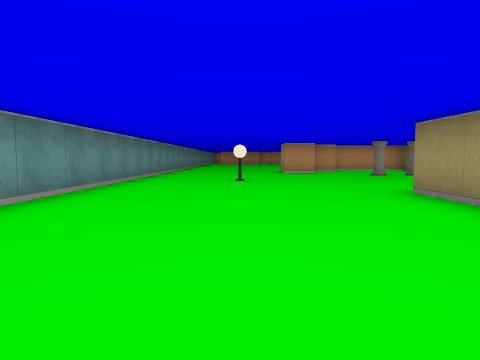
[1] (above)

23 first-person views from a walk through a cub3D ray-caster map. The camera is about half as high as the walls, tilts 4° down and sees 75° across. The floor is counted in squares. Each view is taken from the middle of a square. On the plan, view 1 faces up. The plan holds only what a view shows up to about 9 squares ahead; the rest is blank. The place goes on beyond the plan.

[2]
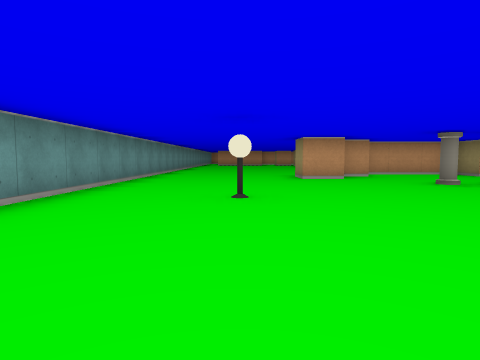

[3]
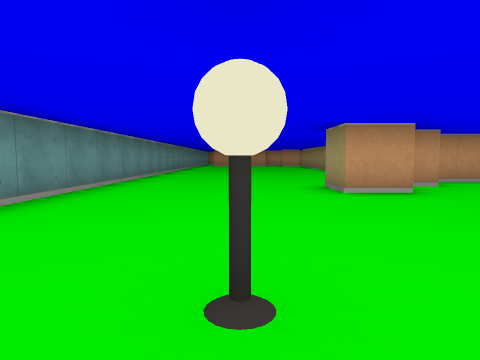

[4]
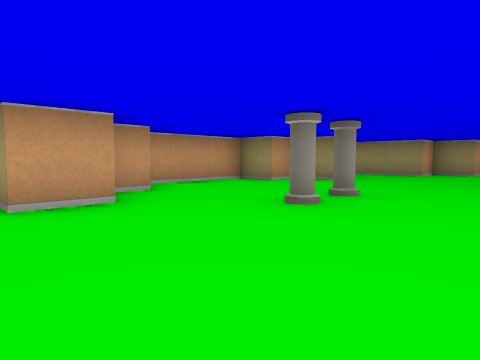

[5]
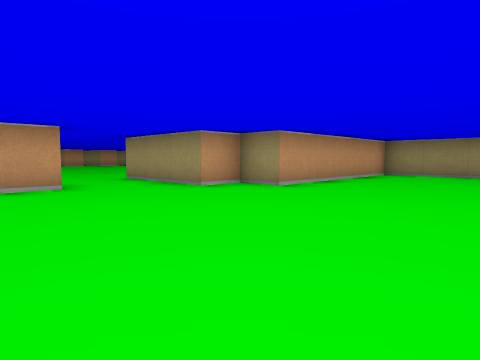

[6]
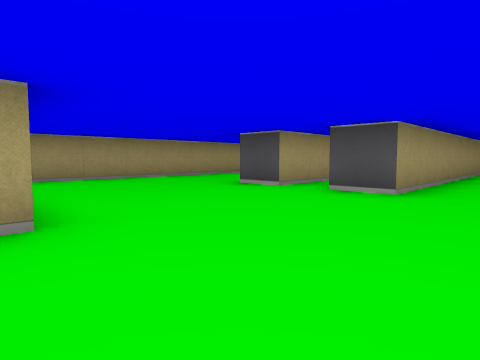

[7]
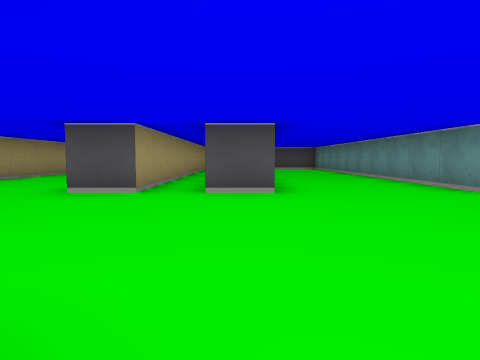

[8]
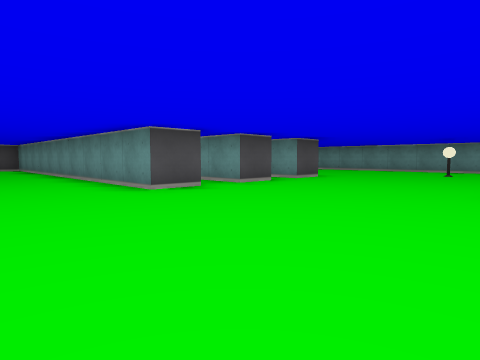

[9]
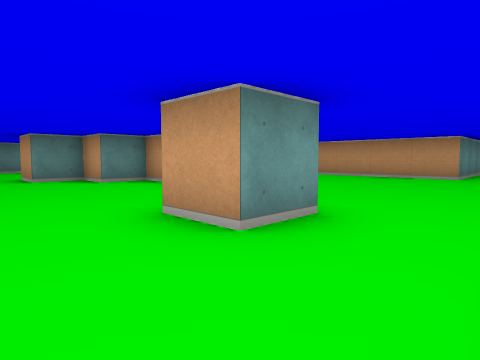

[10]
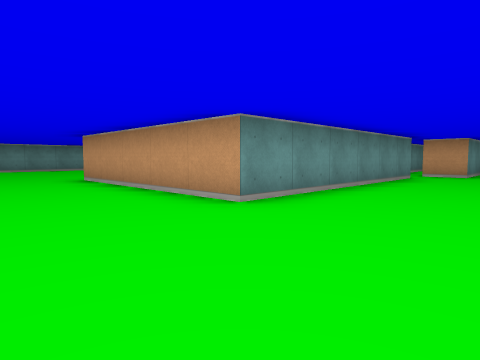

[11]
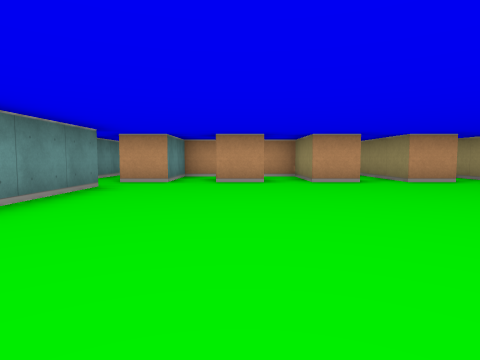

[12]
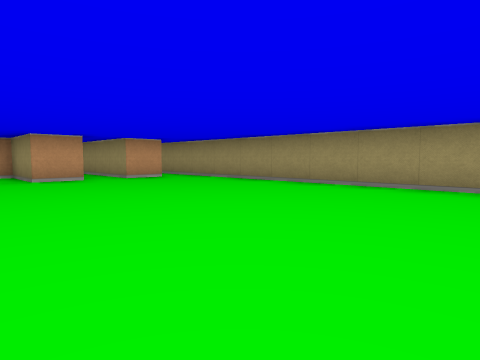

[13]
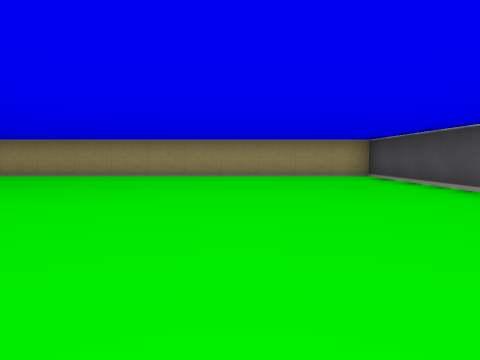

[14]
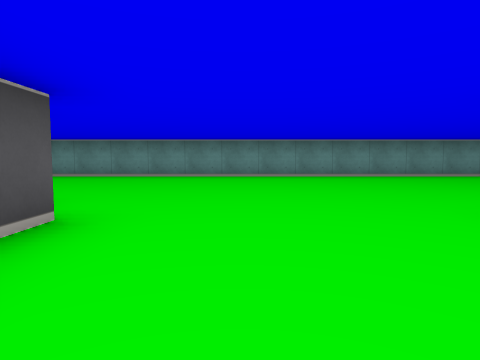

[15]
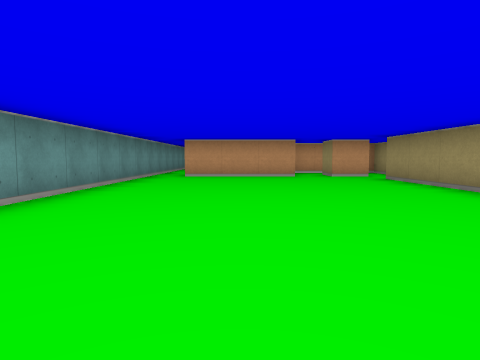

[16]
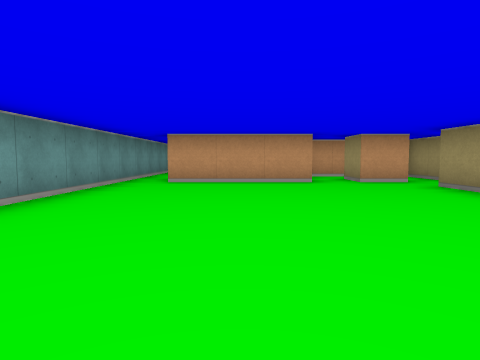

[17]
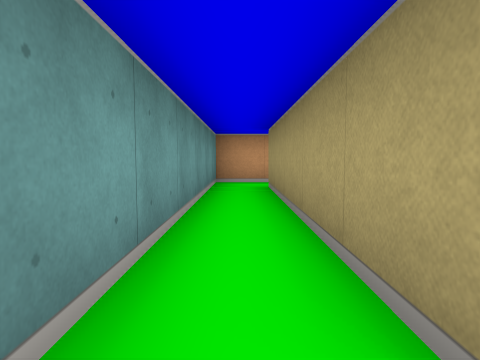

[18]
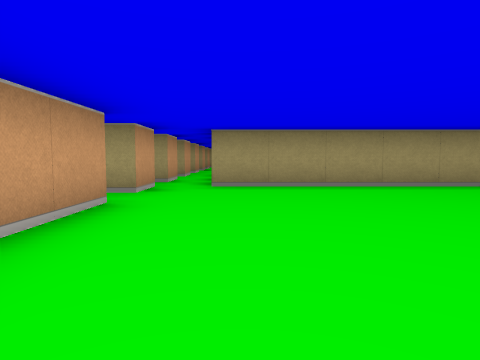

[19]
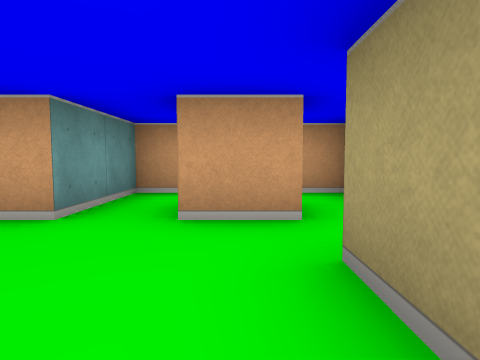

[20]
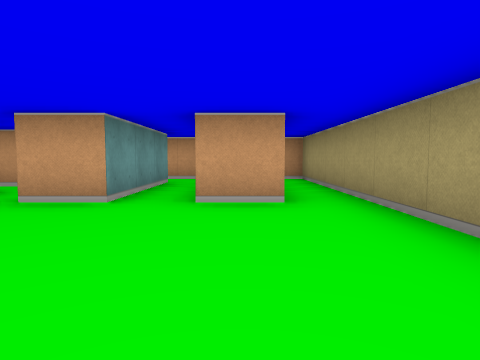

[21]
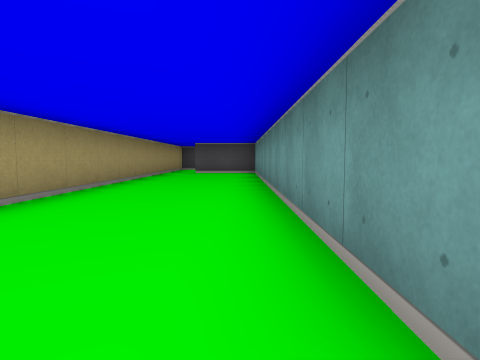

[22]
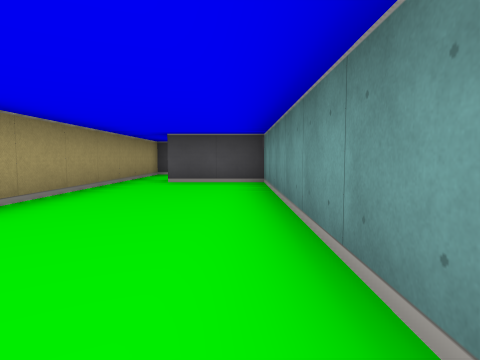

[23]
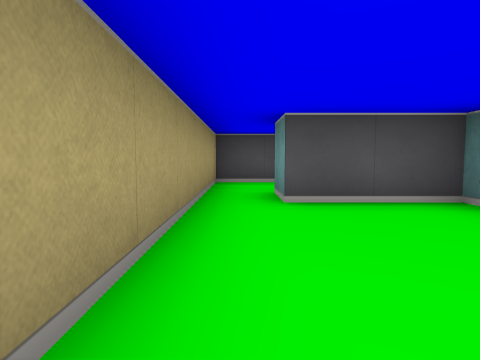

### Floor plan
Ten units are one square. View 1 is at (0, 0); x grows to the right and y downward. Boxes are objects, and circles mark ways between rooms. Rooms are numbered by the first view taken in them; rooms with no view inside come last. Other rooms are left out.
<svg viewBox="-30 -290 200 380">
<path fill="none" stroke="#000" d="M72 -115 65 -115 65 -125 35 -125 35 -115 25 -115 25 -105 15 -105 15 -115M85 -116 85 -105 75 -105 75 -110M35 -135 41 -135M65 -45 75 -45 75 12M125 -125 165 -125 165 -285 160 -285M44 -45 55 -45 55 -31M25 -31 25 -45 35 -45 35 -36M35 -188 35 -235M125 0 125 -45 135 -45 135 55 155 55 155 65M165 -36 165 -85 115 -85 115 -95 105 -95 105 -125M105 22 105 -45 115 -45M85 -235 85 -175 35 -175M45 -245 45 -265 15 -265 15 -245 -15 -245M36 -245 25 -245 25 -255M115 -245 105 -245M135 -245 125 -245 125 -265 95 -265 95 -245 85 -245M156 -245 145 -245M-25 -245 -25 -31M165 65 165 -19M135 -275 135 -245M145 -245 145 -270M152 85 165 85 165 65"/>
<rect x="-5" y="-75" width="10" height="10" fill="#bbb"><title>lamp</title></rect>
<rect x="35" y="-95" width="10" height="10" fill="#bbb"><title>pillar</title></rect>
<rect x="45" y="-95" width="10" height="10" fill="#bbb"><title>pillar</title></rect>
<circle cx="140" cy="-250" r="3" fill="#2a7"/>
<circle cx="160" cy="60" r="3" fill="#2a7"/>
<text x="70" y="-100">1</text>
<text x="140" y="-270">2</text>
<text x="160" y="70">3</text>
</svg>
Room 1 opens to room 2. Room 1 opens to room 3.

Where each view was taken, in squares from view 1:
view 1: 0 up, 0 right, facing up
view 2: 3 up, 0 right, facing up
view 3: 6 up, 0 right, facing up
view 4: 7 up, 1 right, facing up-right
view 5: 5 up, 7 right, facing up-right
view 6: 9 up, 9 right, facing down-right
view 7: 9 up, 11 right, facing down
view 8: 9 up, 10 right, facing down-left
view 9: 9 up, 10 right, facing up-left
view 10: 15 up, 11 right, facing up-left
view 11: 18 up, 11 right, facing up
view 12: 17 up, 11 right, facing up-right
view 13: 16 up, 8 right, facing right
view 14: 15 up, 6 right, facing left
view 15: 16 up, 0 right, facing up
view 16: 18 up, 0 right, facing up
view 17: 24 up, 2 left, facing up
view 18: 23 up, 2 left, facing right
view 19: 22 up, 3 right, facing up
view 20: 21 up, 15 right, facing up
view 21: 5 up, 14 right, facing down
view 22: 1 up, 14 right, facing down
view 23: 2 down, 16 right, facing down
